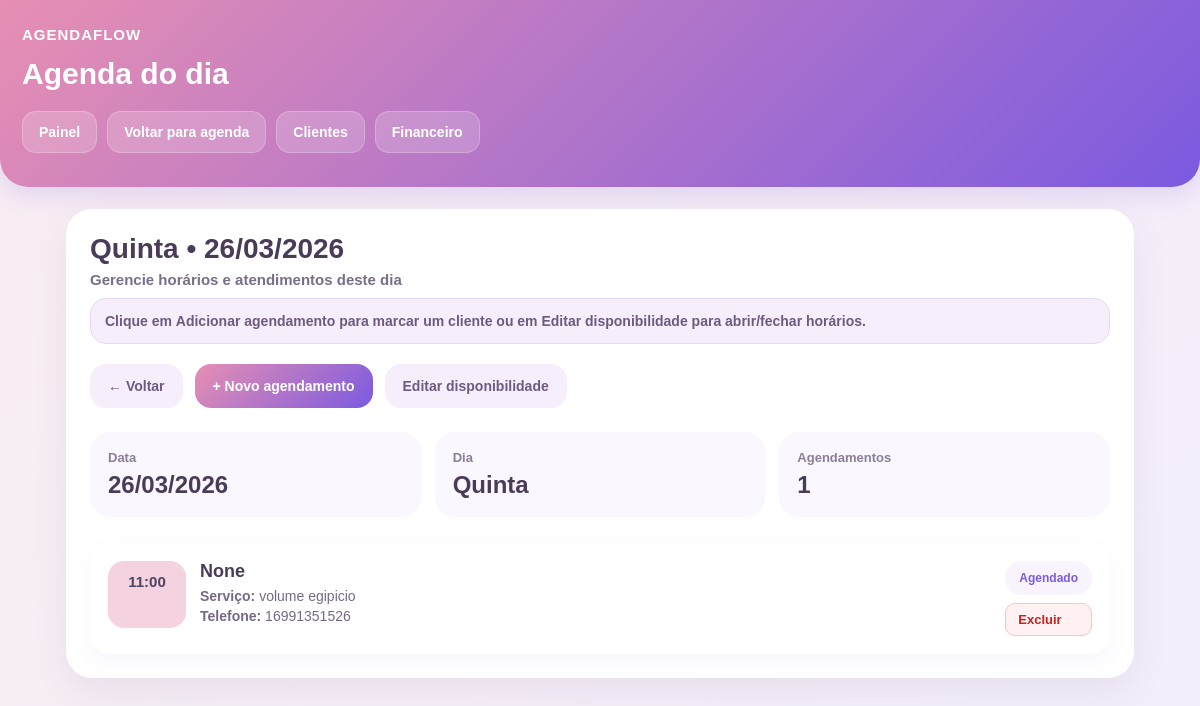
Page /agenda/dia/2026-03-26 (signed in) on the committed database.
### tables this page shows
CREATE TABLE agendamentos (
            id INTEGER PRIMARY KEY AUTOINCREMENT,
            cliente_nome TEXT NOT NULL,
            telefone TEXT,
            servico TEXT NOT NULL,
            data TEXT NOT NULL,
            hora TEXT NOT NULL,
            observacoes TEXT,
            criado_em TEXT NOT NULL
        , cliente TEXT, usuario_id INTEGER);

### app.py (the view)
@app.route("/agenda/dia/<data>")
def agenda_dia(data):
    if not usuario_logado():
        return redirect(url_for("login"))
    usuario_id = usuario_id_logado()
    try:
        data_obj = datetime.strptime(data, "%Y-%m-%d")
    except ValueError:
        return redirect(url_for("agenda"))
    con = conectar()
    cur = con.cursor()
    agendamentos_dia = cur.execute("""
        SELECT id, cliente, telefone, servico, data, hora, observacoes AS observacao
        FROM agendamentos
        WHERE usuario_id = ? AND data = ?
        ORDER BY hora ASC
    """, (usuario_id, data)).fetchall()
    con.close()
    data_formatada = data_obj.strftime("%d/%m/%Y")
    nome_dia_semana = DIAS_SEMANA_NOME[data_obj.weekday()]
    eh_hoje = data_obj.date() == datetime.now().date()
    return render_template(
        "dia_agenda.html",
        data=data,
        data_obj=data_obj,
        data_formatada=data_formatada,
        nome_dia_semana=nome_dia_semana,
        agendamentos=agendamentos_dia,
        eh_hoje=eh_hoje
    )

### app.py (called while the page is built)
def usuario_logado():
    return "usuario" in session and "usuario_id" in session

def usuario_id_logado():
    return session.get("usuario_id")

def conectar():
    con = sqlite3.connect(DB)
    con.row_factory = sqlite3.Row
    return con

def formatar_data_br(data_str):
    if not data_str:
        return ""
    try:
        return datetime.strptime(data_str[:10], "%Y-%m-%d").strftime("%d/%m/%Y")
    except ValueError:
        return data_str

def obter_usuario(cur, usuario_id):
    return cur.execute("""
        SELECT *
        FROM usuarios
        WHERE id = ?
        LIMIT 1
    """, (usuario_id,)).fetchone()

def usuario_tem_acesso(usuario_id):
    status = obter_status_plano_usuario(usuario_id)
    return status["plano_ativo"]

@app.before_request
def proteger_rotas_com_plano():
    endpoint = request.endpoint or ""
    publicos = {
        "login",
        "cadastro",
        "logout",
        "book_sem_usuario",
        "redirecionar_book_id",
        "agendar_publico_slug",
        "sucesso",
        "mercadopago_webhook",
        "assinatura_retorno"
    }
    liberados_sem_plano = {
        "dashboard",
        "configuracoes",
        "assinar",
        "assinatura_bloqueada",
        "logout",
        "verificar_novos"
    }
    if endpoint.startswith("static"):
        return None
    if endpoint in publicos:
        return None
    if not usuario_logado():
        return None
    if endpoint in liberados_sem_plano:
        return None
    if not usuario_tem_acesso(usuario_id_logado()):
        return redirect(url_for("assinatura_bloqueada"))

### templates/dia_agenda.html (shortened to what this page needs)
<!DOCTYPE html>
<html lang="pt-BR">
<head>
</head>
<body>
<div class="topo">
<div class="marca">AgendaFlow</div>
<h1>Agenda do dia</h1>
<div class="acoes-topo">
<a href="/dashboard" class="botao-topo">Painel</a>
<a href="/agenda?mes={{ data_obj.month }}&ano={{ data_obj.year }}" class="botao-topo">Voltar para agenda</a>
<a href="/clientes" class="botao-topo">Clientes</a>
<a href="/financeiro" class="botao-topo">Financeiro</a>
</div>
</div>
<div class="conteudo">
<div class="bloco">
<div class="topo-dia">
<div class="titulo-dia">
<h2>{{ nome_dia_semana }} • {{ data_formatada }}</h2>
<p>Gerencie horários e atendimentos deste dia</p>
</div>
</div>
<div class="aviso">
Clique em <strong>Adicionar agendamento</strong> para marcar um cliente ou em <strong>Editar disponibilidade</strong> para abrir/fechar horários.
</div>
<div class="acoes-dia">
<a href="/agenda?mes={{ data_obj.month }}&ano={{ data_obj.year }}" class="botao-acao botao-secundario">
← Voltar
</a>
<a href="/agendar?data={{ data }}" class="botao-acao botao-primario">
+ Novo agendamento
</a>
<a href="/agenda/dia/{{ data }}/disponibilidade" class="botao-acao botao-secundario">
Editar disponibilidade
</a>
</div>
<div class="resumo-dia">
<div class="card-resumo">
<div class="rotulo">Data</div>
<div class="valor">{{ data_formatada }}</div>
</div>
<div class="card-resumo">
<div class="rotulo">Dia</div>
<div class="valor">{{ nome_dia_semana }}</div>
</div>
<div class="card-resumo">
<div class="rotulo">Agendamentos</div>
<div class="valor">{{ agendamentos|length }}</div>
</div>
</div>
{% if agendamentos %}
<div class="lista-agendamentos">
{% for ag in agendamentos %}
<div class="agendamento-card">
<div style="display:flex;gap:14px">
<div class="hora-badge">
{{ ag.hora }}
</div>
<div class="agendamento-info">
<h3>{{ ag.cliente }}</h3>
{% if ag.servico %}
<p><strong>Serviço:</strong> {{ ag.servico }}</p>
{% endif %}
{% if ag.telefone %}
<p><strong>Telefone:</strong> {{ ag.telefone }}</p>
{% endif %}
</div>
</div>
<div class="acoes-item">
<div class="status-agenda">
Agendado
</div>
<a href="/excluir_agendamento/{{ ag.id }}" class="btn-excluir">
Excluir
</a>
</div>
</div>
{% endfor %}
</div>
{% endif %}
</div>
</div>
</body>
</html>

### templates/dia_agenda.html (style rules this page uses)
* { box-sizing:border-box; margin:0; padding:0; font-family:Arial,Helvetica,sans-serif; }
body { background:linear-gradient(135deg,#f8edf2 0%,#f3eefb 100%); color:#43374a; min-height:100vh; padding-bottom:110px; }
.topo { background:linear-gradient(135deg,#e78fb3,#7b5ae0); color:white; padding:26px 22px 34px; border-bottom-left-radius:28px; border-bottom-right-radius:28px; box-shadow:0 8px 24px rgba(123,90,224,0.18); }
.marca { font-size:15px; font-weight:800; letter-spacing:1px; text-transform:uppercase; }
.topo h1 { margin-top:14px; font-size:30px; font-weight:800; }
.acoes-topo { display:flex; gap:10px; flex-wrap:wrap; margin-top:20px; }
.botao-topo { text-decoration:none; background:rgba(255,255,255,0.18); color:white; border:1px solid rgba(255,255,255,0.22); padding:12px 16px; border-radius:14px; font-weight:700; font-size:14px; }
.conteudo { width:100%; max-width:1100px; margin:0 auto; padding:22px 16px 0; }
.bloco { background:white; border-radius:26px; padding:24px; box-shadow:0 14px 36px rgba(90,61,119,0.08); }
.topo-dia { display:flex; justify-content:space-between; align-items:center; gap:16px; flex-wrap:wrap; margin-bottom:10px; }
.titulo-dia h2 { font-size:28px; color:#4a3c59; margin-bottom:6px; }
.titulo-dia p { color:#7a6d88; font-size:15px; font-weight:600; }
.aviso { background:#f6effb; border:1px solid #e5d9f7; padding:14px; border-radius:16px; font-size:14px; margin-bottom:20px; color:#6d5a82; font-weight:600; }
.acoes-dia { display:flex; gap:12px; flex-wrap:wrap; margin-bottom:24px; }
.botao-acao { text-decoration:none; padding:14px 18px; border-radius:16px; font-weight:800; font-size:14px; transition:0.18s; }
.botao-primario { background:linear-gradient(135deg,#e78fb3,#7b5ae0); color:white; }
.botao-secundario { background:#f6effb; color:#6d5a82; }
.resumo-dia { display:grid; grid-template-columns:repeat(3,1fr); gap:14px; margin-bottom:26px; }
.card-resumo { background:#faf7ff; border-radius:20px; padding:18px; }
.card-resumo .rotulo { font-size:13px; font-weight:700; color:#8b7d98; margin-bottom:6px; }
.card-resumo .valor { font-size:24px; font-weight:800; color:#4a3c59; }
.lista-agendamentos { display:flex; flex-direction:column; gap:14px; }
.agendamento-card { background:white; border-radius:20px; padding:18px; display:flex; justify-content:space-between; align-items:flex-start; gap:18px; box-shadow:0 8px 20px rgba(123,90,224,0.06); }
.hora-badge { min-width:78px; text-align:center; background:#f4d2df; color:#4f4262; border-radius:16px; padding:12px 10px; font-size:15px; font-weight:800; }
.agendamento-info h3 { font-size:18px; color:#4a3c59; margin-bottom:6px; }
.agendamento-info p { font-size:14px; color:#776985; margin-bottom:4px; }
.acoes-item { display:flex; flex-direction:column; gap:8px; }
.btn-excluir { background:#fff1f1; color:#c5221f; border:1px solid #f3c7c6; padding:8px 12px; border-radius:10px; font-weight:700; font-size:13px; text-decoration:none; }
.status-agenda { background:#f8f3fc; color:#7b5ae0; padding:10px 14px; border-radius:999px; font-size:12px; font-weight:800; }

### rows in the picture
agendamentos: hora "11:00", cliente "None", servico "volume egipicio", telefone "16991351526"

### other values in the picture
{{ nome_dia_semana }} "Quinta"
{{ data_formatada }} "26/03/2026"
{{ agendamentos|length }} "1"
